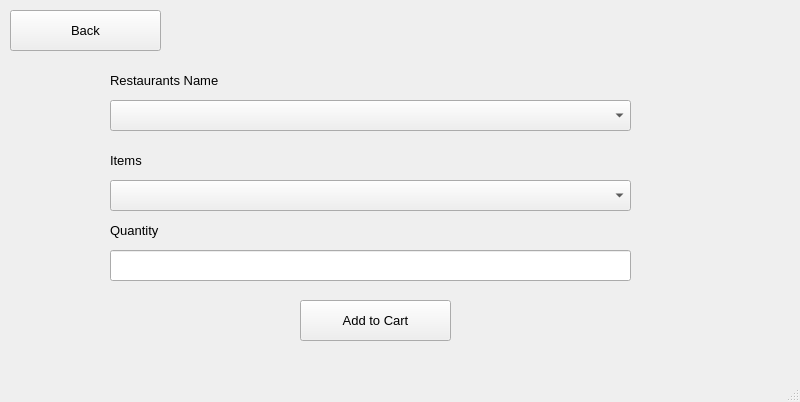
<?xml version="1.0" encoding="UTF-8"?>
<ui version="4.0">
 <class>MainWindow</class>
 <widget class="QMainWindow" name="MainWindow">
  <property name="geometry">
   <rect>
    <x>0</x>
    <y>0</y>
    <width>800</width>
    <height>402</height>
   </rect>
  </property>
  <property name="windowTitle">
   <string>MainWindow</string>
  </property>
  <widget class="QWidget" name="centralwidget">
   <widget class="QLabel" name="label">
    <property name="geometry">
     <rect>
      <x>110</x>
      <y>70</y>
      <width>141</width>
      <height>21</height>
     </rect>
    </property>
    <property name="font">
     <font>
      <pointsize>10</pointsize>
     </font>
    </property>
    <property name="text">
     <string>Restaurants Name</string>
    </property>
   </widget>
   <widget class="QComboBox" name="comboBox">
    <property name="geometry">
     <rect>
      <x>110</x>
      <y>100</y>
      <width>521</width>
      <height>31</height>
     </rect>
    </property>
    <property name="font">
     <font>
      <pointsize>10</pointsize>
     </font>
    </property>
   </widget>
   <widget class="QLabel" name="label_2">
    <property name="geometry">
     <rect>
      <x>110</x>
      <y>150</y>
      <width>141</width>
      <height>21</height>
     </rect>
    </property>
    <property name="font">
     <font>
      <pointsize>10</pointsize>
     </font>
    </property>
    <property name="text">
     <string>Items</string>
    </property>
   </widget>
   <widget class="QComboBox" name="comboBox_2">
    <property name="geometry">
     <rect>
      <x>110</x>
      <y>180</y>
      <width>521</width>
      <height>31</height>
     </rect>
    </property>
    <property name="font">
     <font>
      <pointsize>10</pointsize>
     </font>
    </property>
   </widget>
   <widget class="QPushButton" name="pushButton">
    <property name="geometry">
     <rect>
      <x>300</x>
      <y>300</y>
      <width>151</width>
      <height>41</height>
     </rect>
    </property>
    <property name="font">
     <font>
      <pointsize>10</pointsize>
     </font>
    </property>
    <property name="text">
     <string>Add to Cart</string>
    </property>
   </widget>
   <widget class="QPushButton" name="pushButton_2">
    <property name="geometry">
     <rect>
      <x>10</x>
      <y>10</y>
      <width>151</width>
      <height>41</height>
     </rect>
    </property>
    <property name="font">
     <font>
      <pointsize>10</pointsize>
     </font>
    </property>
    <property name="text">
     <string>Back</string>
    </property>
   </widget>
   <widget class="QLabel" name="label_3">
    <property name="geometry">
     <rect>
      <x>110</x>
      <y>220</y>
      <width>141</width>
      <height>21</height>
     </rect>
    </property>
    <property name="font">
     <font>
      <pointsize>10</pointsize>
     </font>
    </property>
    <property name="text">
     <string>Quantity</string>
    </property>
   </widget>
   <widget class="QLineEdit" name="lineEdit_4">
    <property name="geometry">
     <rect>
      <x>110</x>
      <y>250</y>
      <width>521</width>
      <height>31</height>
     </rect>
    </property>
    <property name="font">
     <font>
      <pointsize>10</pointsize>
     </font>
    </property>
   </widget>
  </widget>
  <widget class="QMenuBar" name="menubar">
   <property name="geometry">
    <rect>
     <x>0</x>
     <y>0</y>
     <width>800</width>
     <height>26</height>
    </rect>
   </property>
  </widget>
  <widget class="QStatusBar" name="statusbar"/>
 </widget>
 <resources/>
 <connections/>
</ui>
